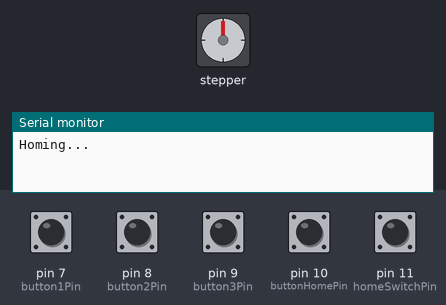
A sketch run on a simulated Arduino Uno, built with avr-gcc and run on an emulated ATmega328P. Parts: stepper motor, the last lines printed to the serial monitor. The inputs (shaded band) are chosen by the test bench; at power-on: pin 7 (button1Pin), pin 8 (button2Pin), pin 9 (button3Pin), pin 10 (buttonHomePin), pin 11 (homeSwitchPin) HIGH. Stepper angles assume 1600 steps per turn.

Above: at 0.8 s.
0.9 s: pin 11 (homeSwitchPin) pulled LOW for 0.15 s
At 3.2 s:
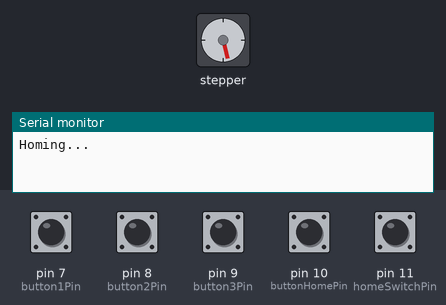
4.0 s: pin 7 (button1Pin) pulled LOW for 1 s
At 5.51 s:
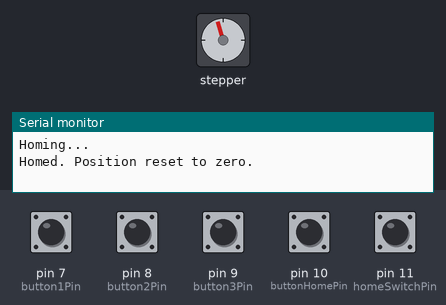
7.0 s: pin 8 (button2Pin) pulled LOW for 1 s
At 10.3 s:
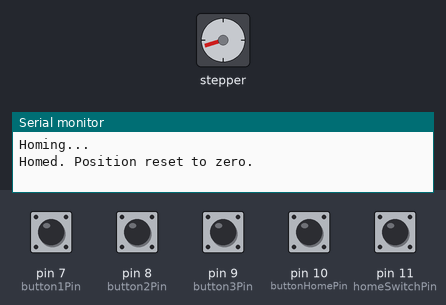
10.4 s: pin 10 (buttonHomePin) pulled LOW for 0.15 s
At 12.3 s:
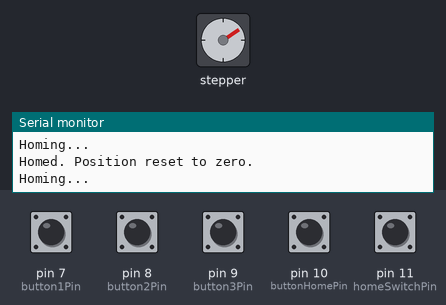
13.5 s: pin 11 (homeSwitchPin) pulled LOW for 1 s
17.5 s: pin 7 (button1Pin) pulsed LOW 5 times (0.12 s each, 0.3 s apart)
Timing chart, 0 to 29.8 s (numbered marks = the images above; inputs shaded):
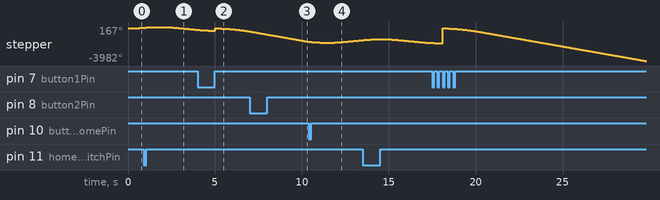

The sketch:

linear_actuator_vista.ino
```cpp
#include <AccelStepper.h>

// Stepper Setup
#define DIR_PIN 2
#define PUL_PIN 3
AccelStepper stepper(AccelStepper::DRIVER, PUL_PIN, DIR_PIN);

// Pin assignments

const int button1Pin = 7;   // Preset 1
const int button2Pin = 8;   // Preset 2
const int button3Pin = 9;  // Preset 3
const int buttonHomePin = 10; //Say go home
const int homeSwitchPin = 11; // Home (limit) switch


// Ball screw & driver parameters
const long STEPS_PER_REV = 200;  // 1.8° step angle
const long MICROSTEPS = 8;       // Set on DM542T
const long MM_PER_REV = 10;       // Ball screw pitch (mm per revolution)

// Preset positions (in mm)
const float POS1_MM = -317.5;//Inches to mm scaled by 10 to show on video
const float POS2_MM = -321.3;// Home and then tranlate to position slightly ahead of position one
const float POS3_MM = -356.85;// Not homing between 2 and 3

// Calculate steps for each position
long mmToSteps(float mm) {
  return (mm * STEPS_PER_REV * MICROSTEPS) / MM_PER_REV;
}
// State
long currentPosSteps = 0;
unsigned long lastPress = 0;
bool buttonPrev1 = HIGH;
bool buttonPrev2 = HIGH;
bool buttonPrev3 = HIGH;
bool buttonPrevH = HIGH;
//Setup loop runs once at startup
void setup() {
  stepper.setMaxSpeed(2000);      // Adjust as needed
  stepper.setAcceleration(500);  // Adjust as needed

  pinMode(button1Pin, INPUT_PULLUP);//Input pullup engages 25kohm resistor. No need to add resistor

  pinMode(button2Pin, INPUT_PULLUP);
  pinMode(button3Pin, INPUT_PULLUP);
  pinMode(buttonHomePin, INPUT_PULLUP);
  pinMode(homeSwitchPin, INPUT_PULLUP);

  Serial.begin(9600);
  homeActuator();
}

// Move actuator to a position (in mm)
void moveToPosition(long posMM) {
  long targetSteps = mmToSteps(posMM);
  stepper.moveTo(targetSteps);
  currentPosSteps = targetSteps;
}

// Home actuator using limit switch

void homeActuator() {
  Serial.println("Homing...");
  stepper.setMaxSpeed(1000); // Slow speed for homing
  stepper.setAcceleration(1000);

  // Retract until switch triggers
  stepper.moveTo(100000); // Move far enough to guarantee hitting switch
  while (digitalRead(homeSwitchPin) == HIGH) {
    stepper.run();//1 step each loop iteration, doesnt go to next step till loop fails
  }
  stepper.stop(); // Stop movement

  // Optionally, back off a few mm to release the switch
  stepper.moveTo(stepper.currentPosition() + mmToSteps(-10));
  while (stepper.distanceToGo() != 0) {
    stepper.run();
  }

  // Set current position as zero
  stepper.setCurrentPosition(0);
  currentPosSteps = 0;

  // Restore normal speed
  stepper.setMaxSpeed(2000);
  stepper.setAcceleration(1000);

  Serial.println("Homed. Position reset to zero.");//latest is at bottom? but definitiely at new line
}
void loop() {
  stepper.run();
  // Non-blocking stepper movement
  bool buttonCurr1 = digitalRead(button1Pin);
  if (buttonPrev1 == HIGH && buttonCurr1 == LOW && millis() - lastPress > 200) {
    moveToPosition(POS1_MM);
    lastPress = millis();
  }
  buttonPrev1 = buttonCurr1;
  bool buttonCurr2 = digitalRead(button2Pin);
  if (buttonPrev2 == HIGH && buttonCurr2 == LOW && millis() - lastPress > 200) {
    moveToPosition(POS2_MM);
    lastPress = millis();

  }
  buttonPrev2 = buttonCurr2;
  bool buttonCurr3 = digitalRead(button3Pin);
  if (buttonPrev3 == HIGH && buttonCurr3 == LOW && millis() - lastPress > 200) {
    moveToPosition(POS3_MM);
    lastPress = millis();
  }
  buttonPrev3 = buttonCurr3;
  bool buttonCurrH = digitalRead(buttonHomePin);
  if (buttonPrevH == HIGH && buttonCurrH == LOW && millis() - lastPress > 200){
    homeActuator();
    lastPress = millis();
  }
  buttonPrevH = buttonCurrH;//Updates button press so it doesnt think buttonprev is unpressed
}
```
